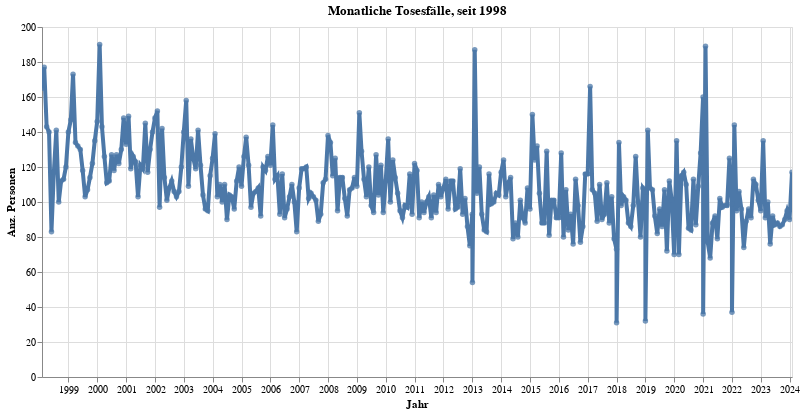

Write notebook code for a chart like this one.
### Code cell
# DELETE!
myTitle="DELETE! Monatliche Tosesfälle, seit "+str(data2betested.index.year.min())

highlight = alt.selection(type='single', on='mouseover',
                          fields=['sum_WBev'], nearest=True)
#x='date:StichtagDatJahr',
base = alt.Chart(myAggAll.reset_index().query('sum_WBev>30'), title=myTitle).encode(
    x=alt.X('StichtagDatJahr', axis=alt.Axis(title='Jahr'))# , axis=alt.Axis(format='%', title='percentage')
    , y=alt.X('sum_WBev', axis=alt.Axis(title='Anz. Personen'))
    #, color=alt.Color('QuarLang', legend=alt.Legend(title="Altersgruppen", orient="right"))  
    ,tooltip=['StichtagDatJahr','sum_WBev']    
)
points = base.mark_circle().encode(
    opacity=alt.value(0.75)
).add_selection(
    highlight
).properties(
    width=750 , height=350
)
lines = base.mark_line().encode(
    size=alt.condition(~highlight, alt.value(0.5), alt.value(4))
).interactive()

lines + points

### Figure 1 — Vega-Lite specification as saved in the notebook (floating-point values rounded to 4 significant figures; data arrays with more than 128 entries replaced by an {"elided": "..."} marker saying what was removed)
{"config": {"view": {"continuousWidth": 400, "continuousHeight": 300}}, "layer": [{"mark": "line", "encoding": {"size": {"condition": {"value": 0.5, "selection": {"not": "selector021"}}, "value": 4}, "tooltip": [{"type": "temporal", "field": "StichtagDatJahr"}, {"type": "quantitative", "field": "sum_WBev"}], "x": {"type": "temporal", "axis": {"title": "Jahr"}, "field": "StichtagDatJahr"}, "y": {"type": "quantitative", "axis": {"title": "Anz. Personen"}, "field": "sum_WBev"}}, "selection": {"selector022": {"type": "interval", "bind": "scales", "encodings": ["x", "y"]}}, "title": "Monatliche Tosesfälle, seit 1998"}, {"mark": "circle", "encoding": {"opacity": {"value": 0.75}, "tooltip": [{"type": "temporal", "field": "StichtagDatJahr"}, {"type": "quantitative", "field": "sum_WBev"}], "x": {"type": "temporal", "axis": {"title": "Jahr"}, "field": "StichtagDatJahr"}, "y": {"type": "quantitative", "axis": {"title": "Anz. Personen"}, "field": "sum_WBev"}}, "height": 350, "selection": {"selector021": {"type": "single", "on": "mouseover", "fields": ["sum_WBev"], "nearest": true}}, "title": "Monatliche Tosesfälle, seit 1998", "width": 750}], "data": {"name": "data-d8d1161d21e498b05efc2a0974b92737"}, "$schema": "https://vega.github.io/schema/vega-lite/v4.8.1.json", "datasets": {"data-d8d1161d21e498b05efc2a0974b92737": {"elided": "318 records"}}}
